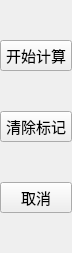
    <widget class="QWidget" name="UI_W_LEFTW" native="true">
     <property name="minimumSize">
      <size>
       <width>72</width>
       <height>0</height>
      </size>
     </property>
     <property name="maximumSize">
      <size>
       <width>72</width>
       <height>16777215</height>
      </size>
     </property>
     <property name="autoFillBackground">
      <bool>false</bool>
     </property>
     <layout class="QVBoxLayout" name="verticalLayout_2">
      <property name="spacing">
       <number>0</number>
      </property>
      <property name="leftMargin">
       <number>0</number>
      </property>
      <property name="topMargin">
       <number>0</number>
      </property>
      <property name="rightMargin">
       <number>0</number>
      </property>
      <property name="bottomMargin">
       <number>0</number>
      </property>
      <item>
       <spacer name="verticalSpacer_2">
        <property name="orientation">
         <enum>Qt::Vertical</enum>
        </property>
        <property name="sizeHint" stdset="0">
         <size>
          <width>20</width>
          <height>40</height>
         </size>
        </property>
       </spacer>
      </item>
      <item>
       <widget class="QPushButton" name="UI_PB_OK">
        <property name="font">
         <font>
          <family>微软雅黑</family>
          <pointsize>11</pointsize>
         </font>
        </property>
        <property name="text">
         <string>开始计算</string>
        </property>
       </widget>
      </item>
      <item>
       <spacer name="verticalSpacer_3">
        <property name="orientation">
         <enum>Qt::Vertical</enum>
        </property>
        <property name="sizeType">
         <enum>QSizePolicy::Expanding</enum>
        </property>
        <property name="sizeHint" stdset="0">
         <size>
          <width>20</width>
          <height>40</height>
         </size>
        </property>
       </spacer>
      </item>
      <item>
       <widget class="QPushButton" name="UI_PB_CLEAR">
        <property name="font">
         <font>
          <family>微软雅黑</family>
          <pointsize>11</pointsize>
         </font>
        </property>
        <property name="text">
         <string>清除标记</string>
        </property>
       </widget>
      </item>
      <item>
       <spacer name="verticalSpacer">
        <property name="orientation">
         <enum>Qt::Vertical</enum>
        </property>
        <property name="sizeHint" stdset="0">
         <size>
          <width>20</width>
          <height>40</height>
         </size>
        </property>
       </spacer>
      </item>
      <item>
       <widget class="QPushButton" name="UI_PB_CANCEL">
        <property name="font">
         <font>
          <family>微软雅黑</family>
          <pointsize>11</pointsize>
         </font>
        </property>
        <property name="text">
         <string>取消</string>
        </property>
       </widget>
      </item>
      <item>
       <spacer name="verticalSpacer_4">
        <property name="orientation">
         <enum>Qt::Vertical</enum>
        </property>
        <property name="sizeHint" stdset="0">
         <size>
          <width>20</width>
          <height>40</height>
         </size>
        </property>
       </spacer>
      </item>
     </layout>
    </widget>
